Frame 1 (no input): blank canvas, image omitted
Frame 60 (no input): blank canvas, image omitted
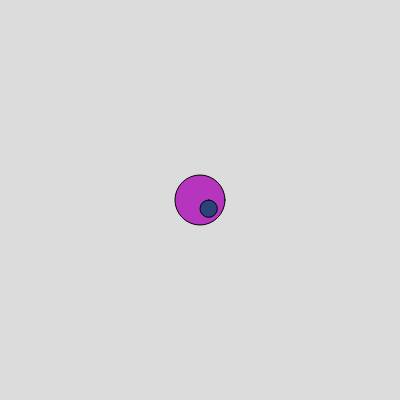
Frame 120 (the mouse pressed at the canvas centre since frame 60)

The p5.js sketch whose frames 1 and 60 were blank and that drew this single picture after the mouse press (run headless with seeded random() and noise() and a simulated clock; from frame 60 on, the mouse is pressed at the canvas centre):

// p5.js sketch
// ── sketch.js

function setup() {
  createCanvas (400, 400)
  background (220) ;
}
function draw() {

}

function mousePressed() {
  let newCircle = new Circle(mouseX, mouseY, 50);
  newCircle.draw();
//create a new Shape class that has a draw method. 
//The draw method should use the fill and [shape] functions to draw a shape on the canvas.
//Then, create an instance of the Shape class in the mousePressed function and call its draw method to draw the shape on the canvas.
  let newSquare = new Square(mouseX, mouseY, 50, random(100), random(50), random(50), random(50));
  newSquare.draw();
}

class Circle {
  constructor(x, y, r) {
    //The constructor only run once when the object is created
    this.x = x;
    this.y = y;
    this.r = r;
  }
  draw() {
    fill(random(255), random(255), random(255));
    ellipse(this.x, this.y, this.r, this.r);
  }
}

class Square {
  constructor(x, y, s, tl,tr, bl, br) {
    this.x = x;
    this.y = y;
    this.s = s;
    this.tl = tl;
    this.tr = tr;
    this.bl = bl;
    this.br = br;
    if(this.s<this.tl){
      this.s = this.tl*2;
    }
    if(this.s>this.tl){
      this.s = this.tl*0.5;
    }
    
  }
  draw() {
    fill(random(255), random(255), random(255));
    square(this.x, this.y, this.s, this.tl, this.tr, this.bl, this.br);
  }
}

function drawRandomCircle(x=random(width), y=random(height), r=random(10,50),) {
  fill (random(255), random(255), random(255));  
  ellipse(x, y, r, r);
}
